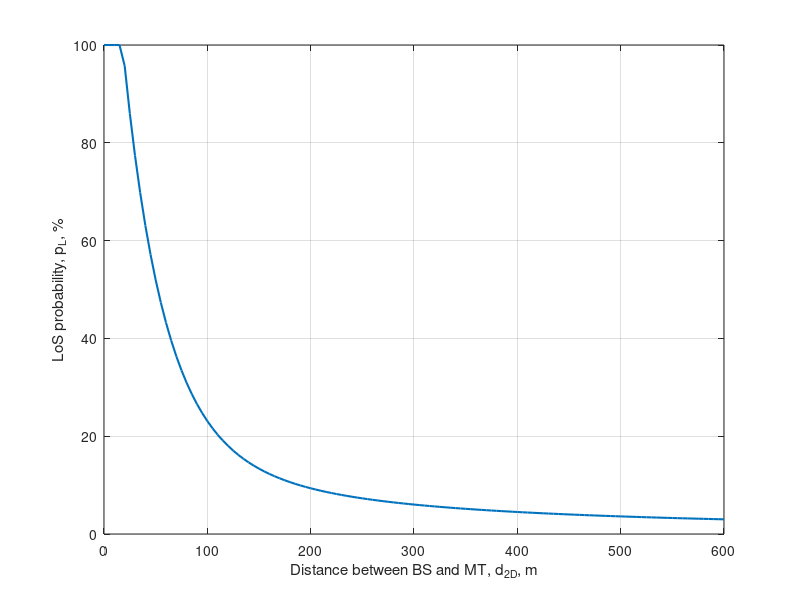

Recreate this plot in MATLAB.
%%%%%%%%%%%%%%%%%%%%%%%%%%%%%%%%%%%%%%%%%%%%%%%%%%%%%%%%%%%%%%%%%%%%%%%%%%%%%%%%%%
% This code generates Fig.1 LoS probability as a function of 2D distance between % 
% the BS and the MT according to 3GPP UMi Street Canyon model.                   %
% Article: [D2D-aided versus RIS-aided Cooperative Positioning: Theoretical Model% 
% for RSSI-based Ranging and Performance Comparison]                             % 
% Download article: [link]                                                       %
% This is version 1.0 (Last edited: 2022-07-13)                                  %
% Author: N. Chukhno                                                             %
% University Mediterranea of Reggio Calabria, Italy and CNIT, Italy.             %
% Universitat Jaume I, Spain                                                     %
% Email: nadezda.chukhno@unirc.it                                                %
%%%%%%%%%%%%%%%%%%%%%%%%%%%%%%%%%%%%%%%%%%%%%%%%%%%%%%%%%%%%%%%%%%%%%%%%%%%%%%%%%%

clc
clear all
d_array=0:5:600; % min distance:step:max distance
for i=1:length(d_array)
    d = d_array(i);
    if d<=18
        P_LOS_UMI(i)=1;
    else
        P_LOS_UMI(i)=18/d+exp(-d/36)*(1-18/d);
    end
end

plot(d_array,P_LOS_UMI*100,'LineWidth', 1.5)
ylabel('LoS probability, p_L, %')
xlabel('Distance between BS and MT, d_{2D}, m')
grid on